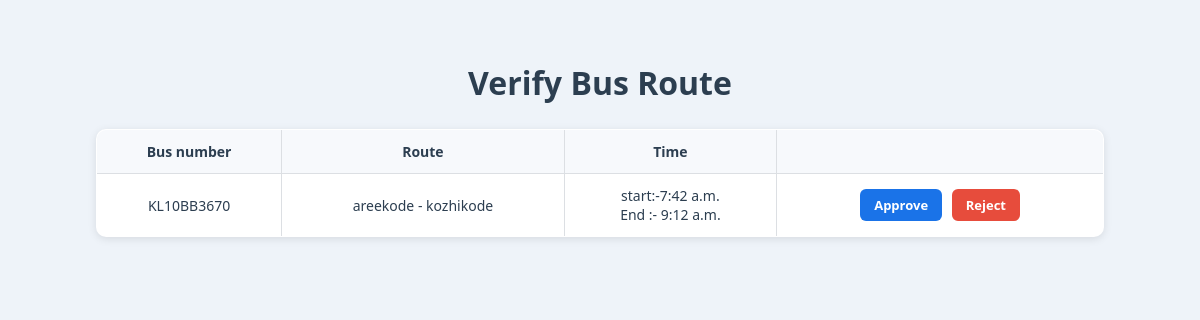
/VVBR, run on the app's committed database.
### BuzbeeApp/models.py (models this page shows)
class AssignBusRouteTable(models.Model):
    BUS = models.ForeignKey(BusTable, on_delete=models.CASCADE,blank=True,null=True)
    ROUTE = models.ForeignKey(BusRouteTable, on_delete=models.CASCADE,blank=True,null=True)
    Date = models.DateField(auto_now_add=True)
    Start_Time = models.TimeField()
    End_Time = models.TimeField()
    Status = models.CharField(max_length=20, null=True, blank=True)

class BusTable(models.Model):
     Busname = models.CharField(max_length=30,blank=True,null=True)
     Bus_NO = models.CharField(max_length=20,blank=True,null=True)
     Capacity = models.IntegerField(blank=True,null=True)
     RC_NO = models.CharField(max_length=15,blank=True,null=True)
     Photo = models.FileField(blank=True,null=True)
     OWNER = models.ForeignKey(OwnerTable, on_delete=models.CASCADE,blank=True,null=True)
     Status = models.CharField(max_length=20, null=True, blank=True)

class BusRouteTable(models.Model):
    Source = models.CharField(max_length=30,blank=True,null=True)
    Destination = models.CharField(max_length=30,blank=True,null=True)

### BuzbeeApp/views.py (the view)
# urls.py: path('VVBR',VVBR.as_view(),name="VVBR"),
class VVBR(View):
    def get(self,request):
        obj=AssignBusRouteTable.objects.all()
        return render(request,"administration/view&verifybusroute.html",{'val':obj})

### templates/administration/view&verifybusroute.html (shortened to what this page needs)
<!DOCTYPE html>
<html lang="en">
<head>
</head>
<body>
    <h1>Verify Bus Route</h1>
    <table border="1">
        <tr>
            <th>Bus number</th>
             <th>Route</th>
              <th>Time</th>
              <th> </th>
        </tr>
        {% for i in val %}
        <tr>
             <td>{{i.BUS.Bus_NO}}</td>
             <td>{{i.ROUTE.Source}} - {{i.ROUTE.Destination}}</td>
             <td>start:-{{i.Start_Time}}<br>
                End :- {{ i.End_Time }}
            </td>
            <td>
                {% if i.Status == "pending" %}
                    <a href="/ApproveVVBR/{{i.id}}" class="btn btn-approve">Approve</a>
                    <a href="/RejectVVBR/{{i.id}}" class="btn btn-reject">Reject</a>
                {% elif  i.Status  == "accepted"%}
                    <a href="/RejectVVBR/{{i.id}}" class="btn btn-reject">Reject</a>
                {% elif i.Status == "rejected"%}
                    <a href="/ApproveVVBR/{{i.id}}" class="btn btn-approve">Approve</a>
                {% endif %}
            </td>
        </tr>
        {% endfor %}
    </table>
</body>
</html>

### templates/administration/view&verifybusroute.html (style rules this page uses)
body { font-family: "Segoe UI", Arial, sans-serif; background: #eef3f9; margin: 0; padding: 40px; color: #333; }
h1 { text-align: center; color: #2c3e50; margin-bottom: 25px; }
table { width: 90%; background: #fff; margin: auto; border-collapse: collapse; border-radius: 10px; overflow: hidden; box-shadow: 0 2px 8px rgba(0,0,0,0.1); border: 1px solid #dcdfe3; }
th, td { padding: 12px 10px; font-size: 14px; color: #2c3e50; border: 1px solid #dcdfe3; text-align: center; }
th { background: #f7f9fc; font-weight: 600; }
.btn-approve { background: #1a73e8; color: #fff; padding: 7px 14px; border: none; border-radius: 6px; font-size: 13px; font-weight: 600; cursor: pointer; text-decoration: none; transition: all 0.3s ease; display: inline-block; margin: 3px; }
.btn-reject { background: #e74c3c; color: #fff; padding: 7px 14px; border: none; border-radius: 6px; font-size: 13px; font-weight: 600; cursor: pointer; text-decoration: none; transition: all 0.3s ease; display: inline-block; margin: 3px; }

### data on the page
AssignBusRouteTable: BUS.Bus_NO "KL10BB3670", ROUTE.Source "areekode", ROUTE.Destination "kozhikode", Start_Time "7:42 a.m.", End_Time "9:12 a.m."
